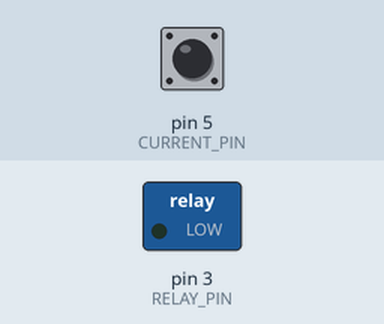
Simulated run of this sketch. Board: Arduino Uno, built with avr-gcc and run on an emulated ATmega328P. Parts: switched loads named in the sketch (green lamp = pin HIGH). Inputs (shaded band) come from the test bench; at power-on: pin 5 (CURRENT_PIN) HIGH.

Above: at 1.2 s.
1.3 s: pin 5 (CURRENT_PIN) pulled LOW for 0.15 s
At 2.2 s:
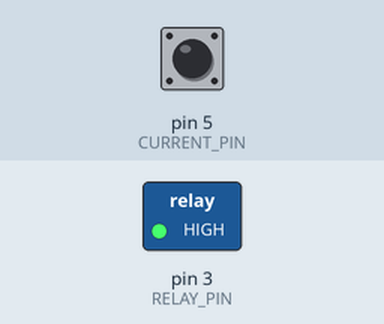
Timing chart, 0 to 8.0 s (numbered marks = the images above; inputs shaded):
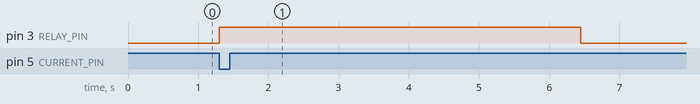

Measured:
- after the input at 1.3 s, pin 3 (RELAY_PIN): LOW → HIGH at once, → LOW 5.2 s later

The sketch:

sketch_wkshpvacmgr_A.ino
```cpp
const int RELAY_PIN = 3;
const int CURRENT_PIN = 5;

void setup() {
  // put your setup code here, to run once:
  pinMode(RELAY_PIN, OUTPUT);
  pinMode(CURRENT_PIN, INPUT_PULLUP);
}

void loop() {
  // put your main code here, to run repeatedly:
  if (digitalRead(CURRENT_PIN) == HIGH) {
    digitalWrite(RELAY_PIN, LOW);
  }
   else {
    digitalWrite(RELAY_PIN, HIGH);
    while(digitalRead(CURRENT_PIN) == LOW) {
      //do nothing
    }
    delay(5000);  // wait 5 seconds
    }
}
```
